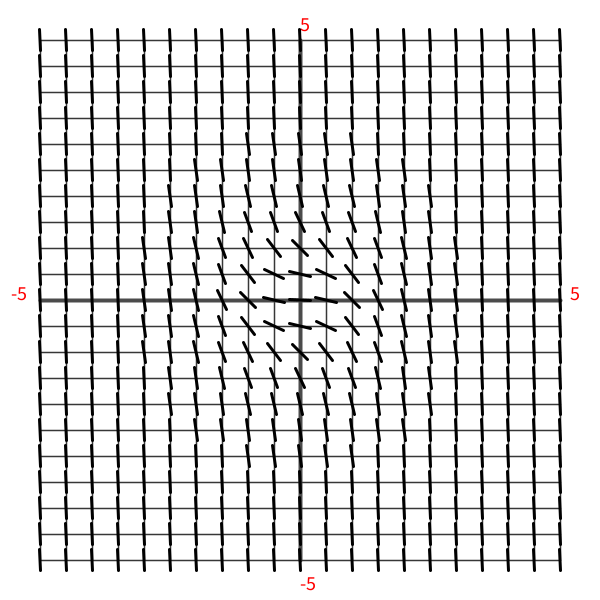
Frame 1 (no input)
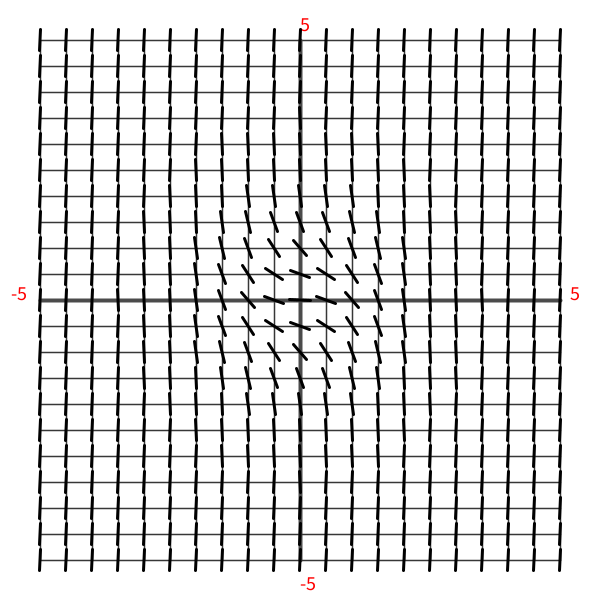
Frame 60 (the mouse pressed at the canvas centre just before this capture)
Frame 120 (the mouse held since frame 60 and released just before this capture): identical to frame 60, image omitted

The Processing sketch that drew these frames (run headless with seeded random() and noise(); from frame 60 on, the mouse is pressed at the canvas centre):

// Processing sketch: slope_field
// ── slope_field.pde
float xInt, yInt, space;
float max = 5, inc;
void setup() {
  size(600, 600);
  space = ((width/2-40)/max);
}

void draw() {
  background(255);
  translate(width/2, height/2);
  xInt = yInt = .5;
  drawAxis();
  rotate(PI);
  for (float x = -max; x <= max; x+=xInt) {
    for (float y = -max; y <= max; y+=yInt) {
      float angle = calcAngle(x, y);
      pushMatrix();
      translate(x*space, y*space);
      rotate(angle+inc);
      stroke(0);
      strokeWeight(3);
      line(-space*(xInt*.2/.5), 0, space*(xInt*.2/.5), 0);
      popMatrix();
    }
  }
  if (inc <= 0*PI)
    inc+=.08;
}

float calcAngle(float x, float y) {
  float slope = pow(x,2)+pow(y,2);
  //return atan2(sin(x), 1);
  float angle = atan(slope);
  return angle;
}
void drawAxis() {
  float jump = max/xInt;
  for (float i = -max*space; i <= max*space; i+=space*(max/jump)) {
    if (i>-.5 && i<.5) {
      stroke(75);
      strokeWeight(4);
    } else {
      stroke(55);
      strokeWeight(1.5);
    }
    line(i, -max*space, i, max*space);
    line(-max*space, i, max*space, i);
  }
  textSize(20);
  fill(255, 0, 0);
  text(int(-max), -max*space-30, 0);
  text(int(max), max*space+10, 0);
  text(int(max), 0, -max*space-10);
  text(int(-max), 0, max*space+30);
}
